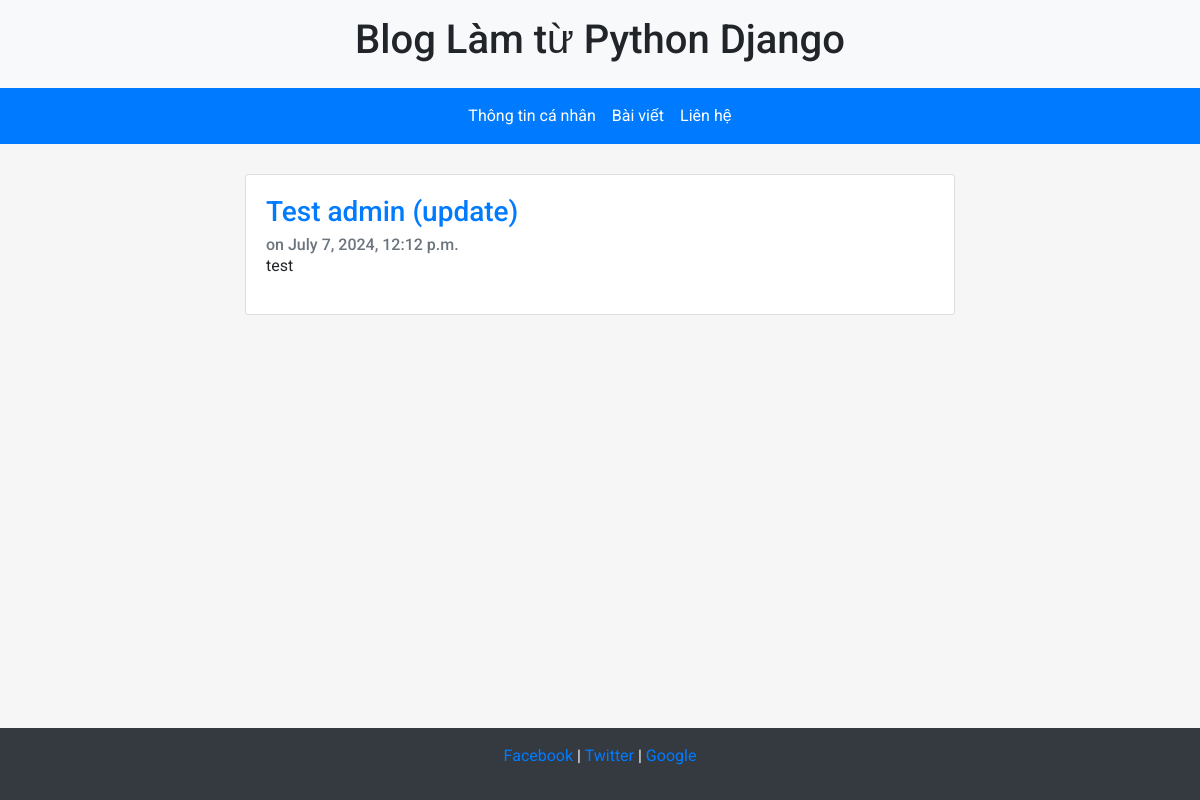
Page /blog/3/ on the committed database.
### blog/models.py (models this page shows, shortened)
class Post(models.Model):
    title = models.CharField(max_length=100)
    body = models.TextField()
    date = models.DateTimeField(auto_now_add=True)

### blog/views.py (the view)
# urls.py: path('<int:id>/', views.post, name='post'),
def post(request, id):
    try:
        post = Post.objects.get(id=id)
    except Post.DoesNotExist:
        raise Http404("Bài viết không tồn tại")
    return render(request, 'post.html', {'post': post})

### home/templates/post.html (shortened to what this page needs)
{% extends "pages/base.html" %}
{% block content %}
<div class="container">
  <div class="row">
    <div class="col-md-8 offset-md-2">
      <div class="card mb-3">
        <div class="card-body">
          <h3 class="card-title"><a href="{% url 'post' post.id %}">{{ post.title }}</a></h3>
          <h6 class="card-subtitle text-muted">on {{ post.date }}</h6>
          <div class="card-text">
            {{ post.body|safe|linebreaks }}
          </div>
        </div>
      </div>
    </div>
  </div>
</div>
{% endblock %}

### home/templates/pages/base.html (style rules this page uses)
html, body { height: 100%; background-color: #f6f6f6; font-family: 'Roboto', sans-serif; }

### rows in the picture
Post: title "Test admin (update)", date "July 7, 2024, 12:12 p.m.", body "test"
